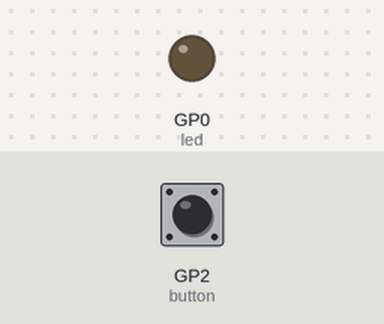
A program run on a simulated Raspberry Pi Pico running MicroPython. On the bench: output pins drawn as LEDs (lit = HIGH). The test bench sets the inputs (shaded band); at power-on: GP2 (button) LOW.

Above: at 1.2 s.
1.3 s: GP2 (button) pulled HIGH for 0.15 s
At 1.9 s:
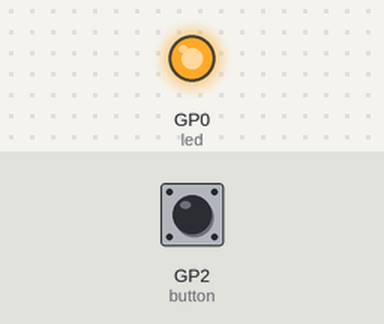
2.9 s: GP2 (button) pulled HIGH for 1 s
At 4.3 s:
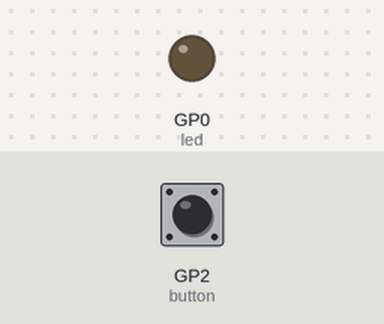
5.4 s: GP2 (button) pulled HIGH for 3.2 s
At 6.2 s:
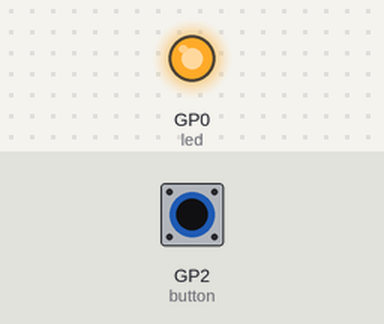
Timing chart, 0 to 8.4 s (numbered marks = the images above; inputs shaded):
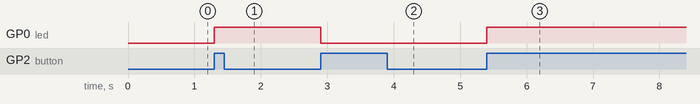

The program:

interrupt_experimetn.py
```python
from machine import Pin
from time import sleep

#some test code
#when button pressed toggle led


led = Pin(0, Pin.OUT)
button = Pin(2, Pin.IN, Pin.PULL_DOWN)

def button_handler(pin):
    if pin.value() == 1:
        led.toggle()
        sleep(0.15)


button.irq( trigger=Pin.IRQ_RISING, handler = button_handler)
    
```

Measured:
- after the input at 1.3 s, GP0 (led): LOW → HIGH at once
- after the input at 2.9 s, GP0 (led): HIGH → LOW at once
- after the input at 5.4 s, GP0 (led): LOW → HIGH at once
